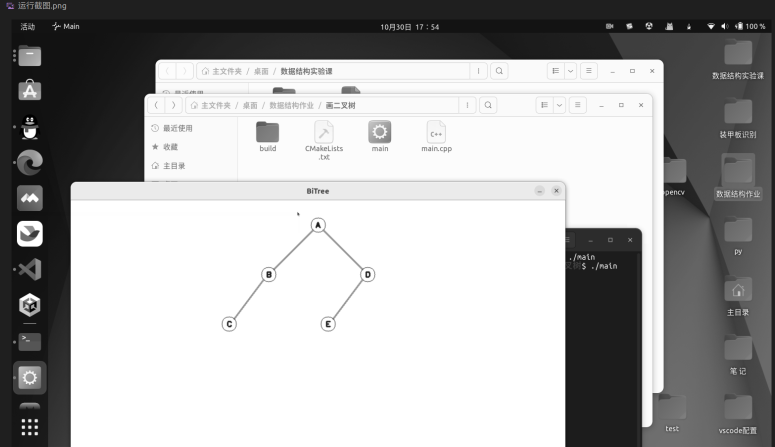
//> input picture 运行截图 .png, 1549 x 894 px (shown at 1/2 size)
$ ./main   (built with g++ and OpenCV 4)
//> lines starting //> are read from the running program, lines starting //| are printed output that depends on the picture
#include<iostream>
#include <fstream>
#include <string>
#include<opencv2/opencv.hpp>
#include <iosfwd>
#include <bitset>
#include <sstream>

typedef struct HafuTree{
    int weight;
    int data;
    HafuTree* LeftChild;
    HafuTree* RightChild;
    HafuTree* Parent;
}*HuffTree,HTNode;

void insert(HafuTree* node, const std::string& code, uchar data) {
    if (code.empty()) {
        node->data = data;
    } else {
        if (code[0] == '0') {
            if (node->LeftChild == nullptr) {
                node->LeftChild = new HafuTree();
            }
            insert(node->LeftChild, code.substr(1), data);
        } else {
            if (node->RightChild == nullptr) {
                node->RightChild = new HafuTree();
            }
            insert(node->RightChild, code.substr(1), data);
        }
    }
}
//创建哈夫曼树
void createHafuTree(HuffTree &root){
    int m;
    std::cout<<"请输入叶子节点的个数：";
    std::cin>>m;
//> the answer given: 3
    root = new HTNode[2*m-1];
    //初始化叶子节点
    for(int i=0;i<m;i++){
        std::cout<<"请输入第"<<i+1<<"个叶子节点的权值：";
        std::cin>>root[i].weight;
        root[i].data=root[i].weight;
        root[i].LeftChild = NULL;
        root[i].RightChild = NULL;
        root[i].Parent = NULL;
    }
//> this loop made 3 passes; the answer given on pass 1: 运行截图 .png
    //初始化非叶子节点
    for(int i=m;i<2*m-1;i++){
        root[i].LeftChild = NULL;
        root[i].RightChild = NULL;
        root[i].Parent = NULL;
        root[i].weight = 0;
    }
    //对叶子节点进行排序
    for(int i=0;i<m-1;i++){
        for(int j=i;j<m;j++){
            if(root[i].weight>root[j].weight){
                HTNode temp = root[i];
                root[i] = root[j];
                root[j] = temp;
            }
        }
    }
    //构造哈夫曼树
    for(int i=0;i<m-1;i++){
        int min1_index = 0, min2_index = 0;
        int min1 = 1000000, min2 = 1000000;
        for(int j=i;j<m+i;j++){
            if(root[j].Parent==NULL){
                if(root[j].weight<min1){
                    min2 = min1;
                    min2_index = min1_index;
                    min1 = root[j].weight;
                    min1_index = j;
                }else if(root[j].weight<min2){
                    min2 = root[j].weight;
                    min2_index = j;
                }
            }
        }
        root[min1_index].Parent = &root[m+i];
        root[min2_index].Parent = &root[m+i];
        root[m+i].weight = root[min1_index].weight + root[min2_index].weight;
        root[m+i].LeftChild = &root[min1_index];
        root[m+i].RightChild = &root[min2_index];

    }
    root = &root[2*m-2];
}

//创建二叉树
void createHafuTree_Noinput(HuffTree &root,std::vector<cv::Point2d> pixels){
    int m;
    m = pixels.size();
    std::cout<<"叶子节点的个数："<<m<<std::endl;
    root = new HTNode[2*m-1];
    //初始化叶子节点
    int i=0;
    for(auto pixel:pixels){
        root[i].weight=pixel.y;
        root[i].data=pixel.x;
        root[i].LeftChild = NULL;
        root[i].RightChild = NULL;
        root[i].Parent = NULL;
        i++;
    }
    //初始化非叶子节点
    for(int i=m;i<2*m-1;i++){
        root[i].LeftChild = NULL;
        root[i].RightChild = NULL;
        root[i].Parent = NULL;
        root[i].weight = 0;
        root[i].data = 0;
    }
    //对叶子节点进行排序
    for(int i=0;i<m-1;i++){
        for(int j=i;j<m;j++){
            if(root[i].weight>root[j].weight){
                HTNode temp = root[i];
                root[i] = root[j];
                root[j] = temp;
            }
        }
    }
    //构造哈夫曼树
    for(int i=0;i<m-1;i++){
        int min1_index = 0, min2_index = 0;
        int min1 = 1000000, min2 = 1000000;
        for(int j=i;j<m+i;j++){
            if(root[j].Parent==NULL){
                if(root[j].weight<min1){
                    min2 = min1;
                    min2_index = min1_index;
                    min1 = root[j].weight;
                    min1_index = j;
                }else if(root[j].weight<min2){
                    min2 = root[j].weight;
                    min2_index = j;
                }
            }
        }
        root[min1_index].Parent = &root[m+i];
        root[min2_index].Parent = &root[m+i];
        root[m+i].weight = root[min1_index].weight + root[min2_index].weight;
        root[m+i].LeftChild = &root[min1_index];
        root[m+i].RightChild = &root[min2_index];

    }
    root = &root[2*m-2];
}

//生成哈夫曼编码
void generateHuffmanCodes(HuffTree root, std::string code, std::map<int, std::string>& codes) {
    if (root->LeftChild) {
        generateHuffmanCodes(root->LeftChild, code + "0", codes);
    }
    if (root->RightChild) {
        generateHuffmanCodes(root->RightChild, code + "1", codes);
    }
    if (!root->LeftChild && !root->RightChild) {
        codes[root->data] = code;
    }
}

//画出哈夫曼树
void DrawHafuNode(HafuTree *hafu,cv::Mat &img,cv::Point root,int linelength)
{
//> called with root = Point(500, 50), linelength = 100
    cv::Point left(root.x-linelength,root.y+100);
    cv::Point right(root.x+linelength,root.y+100);
    if(hafu){
        cv::circle(img,root,16,cv::Scalar(255,0,0),1);
        //填充根的数据
        int i = hafu->weight;
        cv::putText(img,std::to_string(i),cv::Point(root.x-5,root.y+5),cv::FONT_HERSHEY_SIMPLEX,0.5,cv::Scalar(0,0,255),1.5);
        //画出左右子树
        if(hafu->LeftChild){
        cv::line(img,cv::Point(root.x-13,root.y+13),cv::Point(left.x+13,left.y-13),cv::Scalar(0,255,0),2);
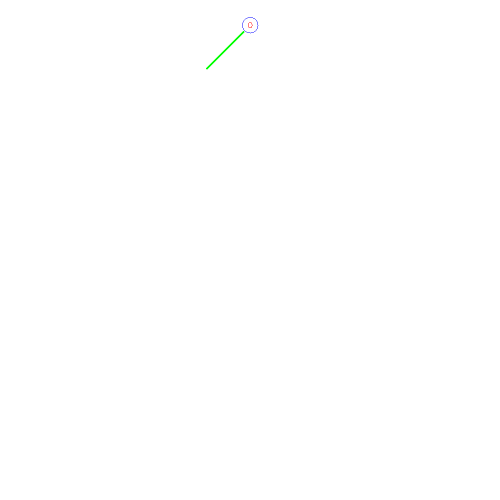
//> img: 1000 rows x 1000 cols, CV_8UC3 (shown at 1/2 size); mean B, G, R 254.9, 255, 254.9
        cv::putText(img,"0",cv::Point((root.x+left.x)/2.0,(root.y+left.y)/2.0-5),cv::FONT_HERSHEY_SIMPLEX,0.8,cv::Scalar(0,0,0),1);
        DrawHafuNode(hafu->LeftChild,img,left,linelength-16);
//> in DrawHafuNode (call 2), `cv::circle(img,root,16,cv::Scalar(255,0,0),1);`: img: 1000 rows x 1000 cols, CV_8UC3; mean B, G, R 254.9, 254.9, 254.9
//> left = Point(400, 150)
        }
        if(hafu->RightChild){
        cv::line(img,cv::Point(root.x+13,root.y+13),cv::Point(right.x-13,right.y-13),cv::Scalar(0,255,0),2);
//> img: 1000 rows x 1000 cols, CV_8UC3; mean B, G, R 254.8, 254.9, 254.8
        cv::putText(img,"1",cv::Point((root.x+right.x)/2.0,(root.y+right.y)/2.0-5),cv::FONT_HERSHEY_SIMPLEX,0.8,cv::Scalar(0,0,0),1);
        DrawHafuNode(hafu->RightChild,img,right,linelength-16);
//> call 3 of DrawHafuNode, with root = Point(600, 150), linelength = 84
//> in DrawHafuNode (call 3), `cv::circle(img,root,16,cv::Scalar(255,0,0),1);`:
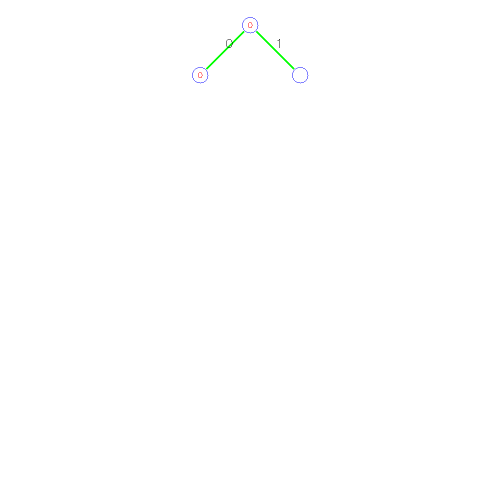
//> img: 1000 rows x 1000 cols, CV_8UC3 (shown at 1/2 size); mean B, G, R 254.8, 254.9, 254.7
//> in DrawHafuNode (call 3), `cv::line(img,cv::Point(root.x-13,root.y+13),cv::Point(left.x+13,left.y..`: img: 1000 rows x 1000 cols, CV_8UC3; mean B, G, R 254.7, 254.9, 254.6
//> in DrawHafuNode (call 4), `cv::circle(img,root,16,cv::Scalar(255,0,0),1);`: img: 1000 rows x 1000 cols, CV_8UC3; mean B, G, R 254.7, 254.9, 254.6
//> in DrawHafuNode (call 3), `cv::line(img,cv::Point(root.x+13,root.y+13),cv::Point(right.x-13,right..`:
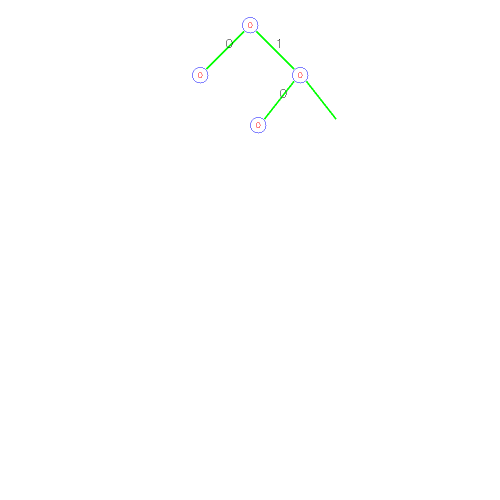
//> img: 1000 rows x 1000 cols, CV_8UC3 (shown at 1/2 size); mean B, G, R 254.6, 254.9, 254.5
//> in DrawHafuNode (call 5), `cv::circle(img,root,16,cv::Scalar(255,0,0),1);`: img: 1000 rows x 1000 cols, CV_8UC3; mean B, G, R 254.6, 254.8, 254.5
//> right = Point(600, 150)
        }
    }
}

//画出哈夫曼树
void DrawHafuTree(HafuTree *T){
    cv::Mat img(1000,1000,CV_8UC3,cv::Scalar(255,255,255));
    cv::Point root(500,50);
    int linelength = 100;
    DrawHafuNode(T,img,root,linelength);
    std::map<int, std::string> huffmanCodes;
    generateHuffmanCodes(T, "", huffmanCodes);
    int show_y=100;
    cv::putText(img,"HuffmanCodes:",cv::Point(16,show_y-16),cv::FONT_HERSHEY_SIMPLEX,0.5,cv::Scalar(18,0,255),1);
    for (const auto& pair : huffmanCodes) {
        std::cout << pair.first << ": " << pair.second << std::endl;
        cv::putText(img,std::to_string(pair.first)+":"+pair.second,cv::Point(16,show_y),cv::FONT_HERSHEY_SIMPLEX,0.5,cv::Scalar(18,0,255),1);
        show_y+=16;
    }
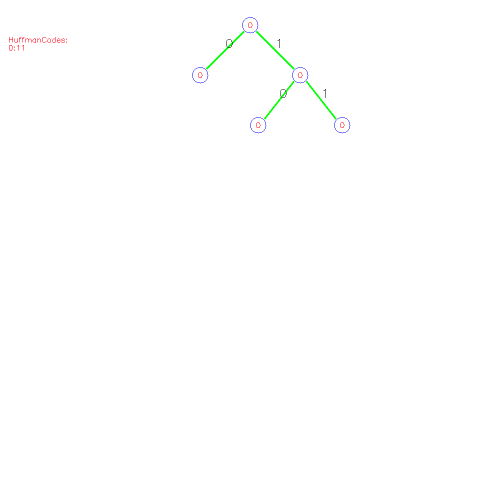
//> img: 1000 rows x 1000 cols, CV_8UC3 (shown at 1/2 size); mean B, G, R 254.5, 254.7, 254.5
//> after the loop, show_y = 116
    cv::imshow("hafuTree",img);
    cv::waitKey(1000);
}

//编码哈夫曼树
void encodeHaffTree(HuffTree root, const std::string& inputstring, const std::string& path = "../encode.txt") {
//> called with inputstring = "", path = "../encode.txt"
    std::map<int, std::string> huffmanCodes;
    generateHuffmanCodes(root, "", huffmanCodes);
     std::ofstream outputFile(path);
    if (!outputFile.is_open()) {
        std::cerr << "无法打开文件" << std::endl;
        return;
    }
    //
    std::istringstream inputStream(inputstring);
    std::vector<int> numbers;
    int num =0;
    while (inputStream >> num) {
        numbers.push_back(num);
    }
    //
    for(int i=0;i<numbers.size();i++){
       auto it = huffmanCodes.find(numbers[i]);
        if (it != huffmanCodes.end()) {
            outputFile << it->second;
        } else {
            std::cerr << "值 " << numbers[i] << " 没有对应的哈夫曼编码" << std::endl;
        }
    }
    outputFile.close();
}

//译码哈夫曼树
void decodeHaffTree(HuffTree root,std::string path1="../encode.txt",std::string path2="../decode.txt") {
//> called with path1 = "../encode.txt", path2 = "../decode.txt"
    std::string inputFile = path1;
    std::string outputFile = path2;
    FILE *input = fopen(inputFile.c_str(), "r");
    FILE *output = fopen(outputFile.c_str(), "w");
    char bit;
    HuffTree currentNode = root;

    if (!input || !output) {
        std::cerr << "无法打开文件" << std::endl;
        return;
    }

    while (fscanf(input, "%c", &bit) != EOF) {
        if (bit == '0') {
            currentNode = currentNode->LeftChild;
        }
        else if (bit == '1') {
            currentNode = currentNode->RightChild;
        }
        if (!currentNode->LeftChild && !currentNode->RightChild) {
            fprintf(output,"%d ", currentNode->weight);
            currentNode = root;
        }
    }
//> after the loop, bit = 0
    fclose(input);
}

//图像压缩
void imgCompression(std::string imgpath) {
//> called with imgpath = "../运行截图 .png"
    HafuTree *root;
    // 为了方便实现，将图像转换为灰度图像
    cv::Mat img = cv::imread(imgpath, cv::IMREAD_GRAYSCALE);
//> img: 894 rows x 1549 cols, CV_8UC1; min 0, max 255, mean 167.8
    FILE* file = fopen((imgpath + "_Compress").c_str(), "wb");
    std::vector<cv::Point2d> pixels;
    int realpixels[256] = {0};
    // 获取图像的行数和列数
    int rows = img.rows;
//> rows = 894
    int cols = img.cols;
//> cols = 1549
    // 遍历图像的每个像素
    for (int i = 0; i < rows; ++i) {
        for (int j = 0; j < cols; ++j) {
            int pixel = img.at<uchar>(i, j);
            realpixels[pixel]++;
        }
    }
//> after the loop, realpixels = 256 values, max 479093 at index 255, min 15 at index 11, mean 5409.4
    // 将像素值存入set中
    for (int i = 0; i < 255; i++) {
        if (realpixels[i] != 0) {
            pixels.push_back(cv::Point2d(i, realpixels[i]));
        }
    }
//> after the loop, pixels = 255 Points (x, y), first 12: [0, 441], [1, 54], [2, 23], [3, 19], [4, 16], [5, 18], [6, 20], [7, 26], [8, 17], [9, 17], [10, 16], [11, 15]
    // 创建哈夫曼树
    createHafuTree_Noinput(root, pixels);
//> in createHafuTree_Noinput, `m = pixels.size();`: m = 255
//| 叶子节点的个数：255
//> the loop in createHafuTree_Noinput, `for(auto pixel:pixels)` made 255 passes
//> the loop in createHafuTree_Noinput, `for(int i=0;i<m-1;i++)` made 254 passes
//> (min2, min2_index, min1, min1_index) on passes 1 to 3: (16, 1, 15, 0), (17, 3, 16, 2), (18, 5, 17, 4)
    // 生成哈夫曼编码
    std::map<int, std::string> huffmanCodes;
    generateHuffmanCodes(root, "", huffmanCodes);
//> huffmanCodes = 255 items
    // 保存哈夫曼编码
    std::string outputFile = imgpath + "_huffmanCodes.txt";
    std::ofstream output(outputFile);
    if (!output.is_open()) {
        std::cerr << "Error opening Huffman codes file." << std::endl;
        return;
    }
    for (const auto& pair : huffmanCodes){
        output << pair.first << ":" << pair.second << std::endl;
    }
    // 创建一个字节缓冲区和一个计数器
    unsigned char buffer = 0;
    int bit_count = 0;
    // 写入图像的行数和列数
    fwrite(&rows, sizeof(rows), 1, file);
    fwrite(&cols, sizeof(cols), 1, file);
    fputc('\n', file);
    for (int i = 0; i < rows; i++) {
        for (int j = 0; j < cols; j++) {
            int pixel = img.at<uchar>(i, j);
            std::string huff = huffmanCodes[pixel];
            for (char bit : huff) {
                // 将bit添加到缓冲区
                buffer = (buffer << 1) | (bit == '1');
                bit_count++;
                // 如果缓冲区已满，将其写入文件
                if (bit_count == 8) {
                    fwrite(&buffer, sizeof(buffer), 1, file);
                    buffer = 0;
                    bit_count = 0;
                }
            }
        }
    }
//> this loop made 894 passes
//> bit_count on passes 1 to 3: 7, 6, 5
//> after the loop, buffer = 0; bit_count = 7

    // 如果缓冲区中还有剩余的bit，将其写入文件
    if (bit_count > 0) {
        buffer <<= (8 - bit_count);
        fwrite(&buffer, sizeof(buffer), 1, file);
    }
    fclose(file);
}


//图像解压
void imgDeCompression(const std::string& imgCompressionpath, const std::string& huffmanCodespath) {
    std::ifstream input(huffmanCodespath);
    std::map<int ,std::string> huffmanCodes;
    std::map<int ,std::string> huffmanCodes2;
    FILE *file =std::fopen(imgCompressionpath.c_str(), "rb");
    //  读取图像的行数和列数
    int rows;
    int cols;
//> (the run ends here: the program crashes, at `fread(&rows, sizeof(rows), 1, file);`)
